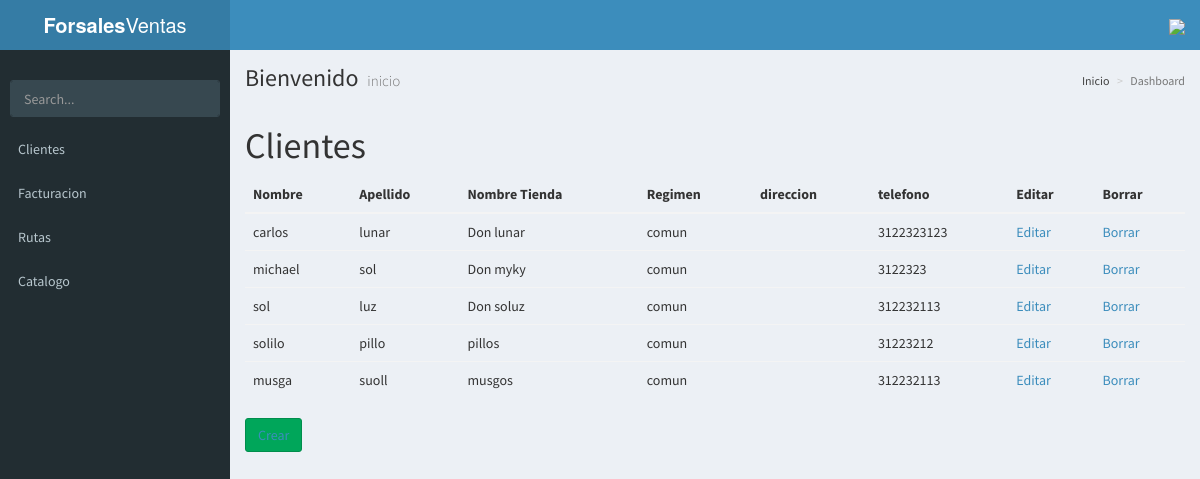
/clientes/, run on the app's committed database.
### base/models.py (models this page shows, shortened)
class cliente(models.Model):
	nombre = models.CharField(max_length=10)
	apellido = models.CharField(max_length=10)
	nombre_tienda = models.CharField(max_length=10)
	regimen = models.CharField(max_length=10)
	direccion = models.CharField(max_length=10)
	telefono = models.CharField(max_length=10)
	orden_ruta = models.IntegerField()
	pos_x = models.CharField(max_length=50)
	pos_y = models.CharField(max_length=50)
	ruta_activa = models.CharField(max_length=1,default=1)

### base/views.py (the view)
# urls.py: url(r'^clientes/$', ListarCliente.as_view(), name="listar_clientes"),
class ListarCliente(ListView):
	model = cliente
	template_name = 'clientes/listar.html'

### base/templates/clientes/listar.html
{% extends 'AdminLTE/index.html' %}
{% block content %}
	<h1>Clientes</h1>
	<table class="table">
		<thead>
			<tr>
				<th>Nombre</th>
				<th>Apellido</th>
				<th>Nombre Tienda</th>
				<th>Regimen</th>
				<th>direccion</th>
				<th>telefono</th>
				<th>Editar</th>
				<th>Borrar</th>
			</tr>
		</thead>
		<tbody>
			{% for cliente in object_list %}
				<tr>
					<td>{{ cliente.nombre }}</td>
					<td>{{ cliente.apellido }}</td>
					<td>{{ cliente.nombre_tienda }}</td>
					<td>{{ cliente.regimen }}</td>
					<td>{{ cliente.direccion }}</td>
					<td>{{ cliente.telefono }}</td>
					<td><a href="{% url 'actualizar_cliente' cliente.pk %}">Editar</a></td>
					<td><a href="{% url 'borrar_cliente' cliente.pk %}">Borrar</a></td>
				</tr>
			{% empty %}
				<tr>
					<td>Sin cliente</td>
				</tr>
			{% endfor %}
		</tbody>
	</table>
	<button class="btn btn-success"><a href="{% url 'crear_cliente' %}">Crear</a></button>
{% endblock content %}

### data on the page
cliente: nombre "carlos", apellido "lunar", nombre_tienda "Don lunar", regimen "comun", telefono "3122323123"
cliente: nombre "michael", apellido "sol", nombre_tienda "Don myky", regimen "comun", telefono "3122323"
cliente: nombre "sol", apellido "luz", nombre_tienda "Don soluz", regimen "comun", telefono "312232113"
cliente: nombre "solilo", apellido "pillo", nombre_tienda "pillos", regimen "comun", telefono "31223212"
cliente: nombre "musga", apellido "suoll", nombre_tienda "musgos", regimen "comun", telefono "312232113"
